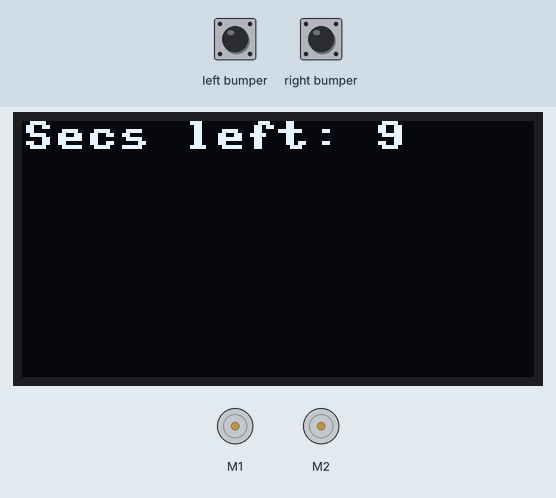
Simulated run of this program. Board: Raspberry Pi Pico running MicroPython. Parts: 128×64 one-colour display, 2 × DC motor (green arrow = forward, orange = backward, longer = faster). The inputs (shaded band) are chosen by the test bench; at power-on: left bumper HIGH, right bumper HIGH. The time a move or turn takes is an estimate.

Above: at 1.1 s.
At 11.2 s:
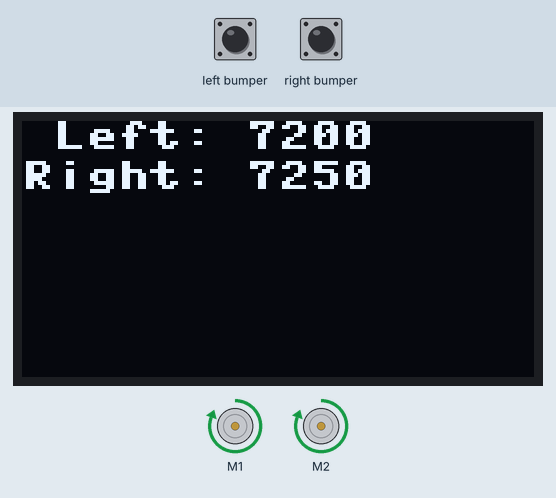
11.3 s: left bumper pulled LOW for 0.15 s
At 12.4 s:
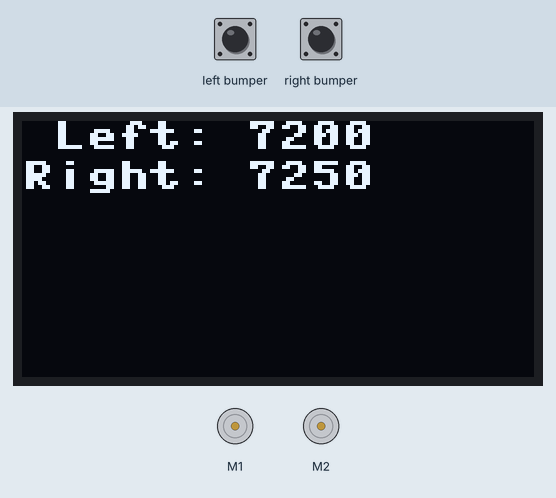
Timing chart, 0 to 14.3 s (numbered marks = the images above; inputs shaded):
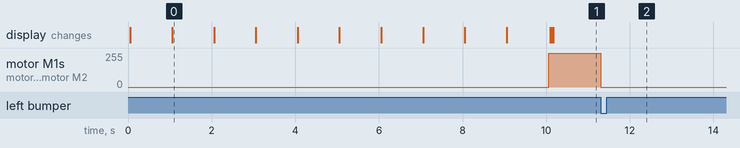

Measured:
- after the input at 11.3 s, motor M1, motor M2: forward 255/255 → stopped at once

The program:

motion_test.py
```python
# (licence header left out)
import time
from pololu_3pi_2040_robot import robot

display = robot.Display()
bump_sensors = robot.BumpSensors()
motors = robot.Motors()
encoders = robot.Encoders()

# How often should the main PID and other update loop execute.
sample_frequency = 50
sample_time = 1000000 / sample_frequency

# Speed to run the motors at.
test_speed = motors.MAX_SPEED

# Delay for this number of seconds before starting up the motors.
startup_delay = 10
last_time_update = 0

# Calibrate the analog light sensors used for the bumpers.
bump_sensors.calibrate()

# Delay specified amount of time before starting motors.
curr_time = time.ticks_us()
start_time = curr_time + startup_delay * 1000000
while start_time > curr_time:
    curr_time = time.ticks_us()
    time_remaining = (start_time - curr_time + 999999) // 1000000
    if time_remaining != last_time_update:
        last_time_update = time_remaining
        display.fill_rect(0, 0, 128, 10, 0)
        display.text("Secs left: {}".format(time_remaining), 0, 0)
        display.show()

# Turn the motors on fully in the forward direction.
motors.set_speeds(test_speed, test_speed)

next_update = time.ticks_us() + sample_time
prev_counts = encoders.get_counts()
max_left_rate = 0
max_right_rate = 0
while True:
    # Wait to run next sample at specified frequency.
    # Stop the motors immediately if either bumper detects contact with an obstacle.
    while time.ticks_us() < next_update:
        bump_sensors.read()
        if bump_sensors.left_is_pressed() or bump_sensors.right_is_pressed():
            motors.off()
    next_update += sample_time

    counts = encoders.get_counts()
    left_count = counts[0] - prev_counts[0]
    right_count = counts[1] - prev_counts[1]
    prev_counts = counts
    left_rate = left_count * sample_frequency
    right_rate = right_count * sample_frequency
    max_left_rate = max(max_left_rate, left_rate)
    max_right_rate = max(max_right_rate, right_rate)

    display.fill_rect(0, 0, 128, 20, 0)
    display.text(" Left: {}".format(max_left_rate), 0, 0)
    display.text("Right: {}".format(max_right_rate), 0, 10)
    display.show()
```
